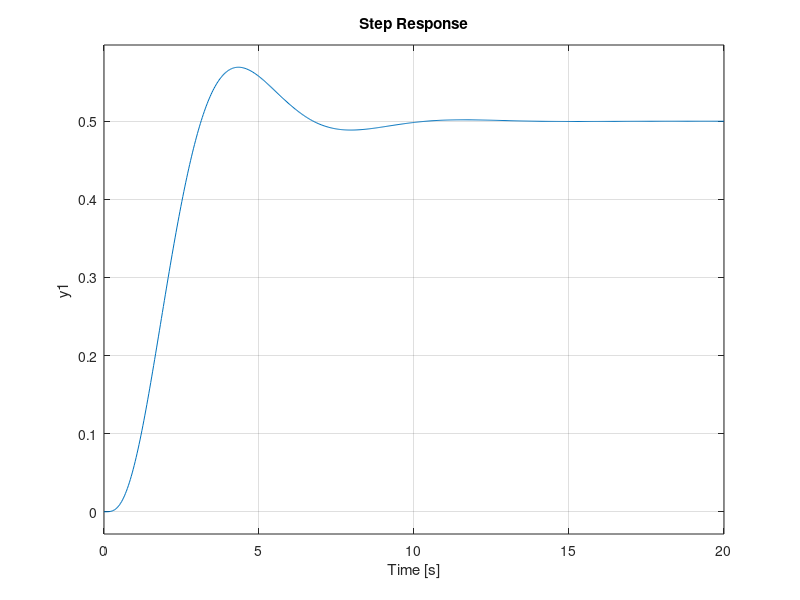

Here is the MATLAB script that generated this plot:
%Akshaj Chainani 22070127008
clc;
clear all;
close all;

% Transfer Function
Nr = [1]              % Numerator
Dr = [1,2]            % Denominator

% T.F. = Y(s)/X(s)

G1 = tf([Nr],[Dr])    % Transfer Function
G2 = tf([1],[0.1,1])
G3 = tf([1],[1,1,1])
G = G1*G2*G3          % Cascaded
X1 = tf([1],[1,0])    % L.T. of i/p (poles)
Y1 = G*X1             % L.T. of o/p (zeroes)
step(G)
